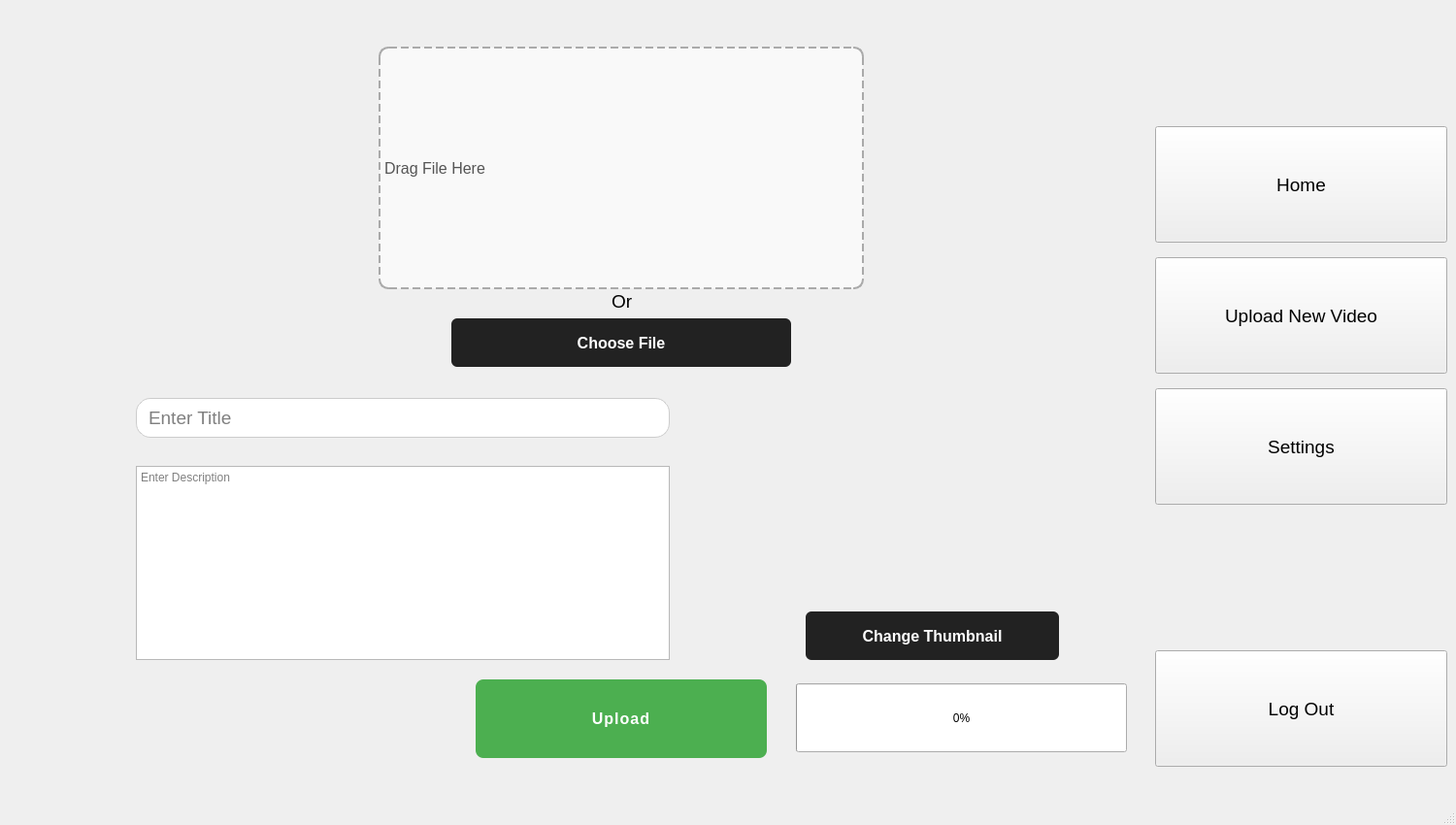
<?xml version="1.0" encoding="UTF-8"?>
<ui version="4.0">
 <class>MainWindow</class>
 <widget class="QMainWindow" name="MainWindow">
  <property name="geometry">
   <rect>
    <x>0</x>
    <y>0</y>
    <width>1500</width>
    <height>850</height>
   </rect>
  </property>
  <property name="windowTitle">
   <string>MainWindow</string>
  </property>
  <widget class="QWidget" name="centralwidget">
   <widget class="QPushButton" name="settings_button">
    <property name="geometry">
     <rect>
      <x>1190</x>
      <y>400</y>
      <width>301</width>
      <height>120</height>
     </rect>
    </property>
    <property name="font">
     <font>
      <pointsize>14</pointsize>
     </font>
    </property>
    <property name="text">
     <string>Settings</string>
    </property>
   </widget>
   <widget class="QLabel" name="label_4">
    <property name="geometry">
     <rect>
      <x>1430</x>
      <y>710</y>
      <width>41</width>
      <height>51</height>
     </rect>
    </property>
    <property name="text">
     <string/>
    </property>
    <property name="pixmap">
     <pixmap>log_out-removebg-preview.png</pixmap>
    </property>
    <property name="scaledContents">
     <bool>true</bool>
    </property>
   </widget>
   <widget class="QPushButton" name="upload_button">
    <property name="geometry">
     <rect>
      <x>1190</x>
      <y>265</y>
      <width>301</width>
      <height>120</height>
     </rect>
    </property>
    <property name="font">
     <font>
      <pointsize>14</pointsize>
     </font>
    </property>
    <property name="text">
     <string>Upload New Video</string>
    </property>
   </widget>
   <widget class="QLabel" name="label_2">
    <property name="geometry">
     <rect>
      <x>1420</x>
      <y>430</y>
      <width>60</width>
      <height>60</height>
     </rect>
    </property>
    <property name="text">
     <string/>
    </property>
    <property name="pixmap">
     <pixmap>settings-removebg-preview.png</pixmap>
    </property>
    <property name="scaledContents">
     <bool>true</bool>
    </property>
   </widget>
   <widget class="QLabel" name="label_3">
    <property name="geometry">
     <rect>
      <x>1180</x>
      <y>0</y>
      <width>291</width>
      <height>111</height>
     </rect>
    </property>
    <property name="text">
     <string/>
    </property>
    <property name="pixmap">
     <pixmap>logo-removebg-preview (1).png</pixmap>
    </property>
    <property name="scaledContents">
     <bool>true</bool>
    </property>
   </widget>
   <widget class="QLabel" name="label_5">
    <property name="geometry">
     <rect>
      <x>1420</x>
      <y>160</y>
      <width>60</width>
      <height>60</height>
     </rect>
    </property>
    <property name="text">
     <string/>
    </property>
    <property name="pixmap">
     <pixmap>home-removebg-preview.png</pixmap>
    </property>
    <property name="scaledContents">
     <bool>true</bool>
    </property>
   </widget>
   <widget class="QPushButton" name="Logout_button">
    <property name="geometry">
     <rect>
      <x>1190</x>
      <y>670</y>
      <width>301</width>
      <height>120</height>
     </rect>
    </property>
    <property name="font">
     <font>
      <pointsize>14</pointsize>
     </font>
    </property>
    <property name="text">
     <string>Log Out</string>
    </property>
   </widget>
   <widget class="QLabel" name="label">
    <property name="geometry">
     <rect>
      <x>1420</x>
      <y>290</y>
      <width>70</width>
      <height>70</height>
     </rect>
    </property>
    <property name="text">
     <string/>
    </property>
    <property name="pixmap">
     <pixmap>upload-removebg-preview.png</pixmap>
    </property>
    <property name="scaledContents">
     <bool>true</bool>
    </property>
   </widget>
   <widget class="QPushButton" name="home_button">
    <property name="geometry">
     <rect>
      <x>1190</x>
      <y>130</y>
      <width>301</width>
      <height>120</height>
     </rect>
    </property>
    <property name="font">
     <font>
      <pointsize>14</pointsize>
     </font>
    </property>
    <property name="text">
     <string>Home</string>
    </property>
   </widget>
   <widget class="QLabel" name="drop_label">
    <property name="geometry">
     <rect>
      <x>390</x>
      <y>48</y>
      <width>500</width>
      <height>250</height>
     </rect>
    </property>
    <property name="styleSheet">
     <string notr="true">border: 2px dashed #aaa;
    border-radius: 10px;
    background-color: #f9f9f9;
    color: #555;
    font-size: 16px;
    qproperty-alignment: AlignCenter;
</string>
    </property>
    <property name="text">
     <string>Drag File Here</string>
    </property>
   </widget>
   <widget class="QPushButton" name="chooseFileButton">
    <property name="geometry">
     <rect>
      <x>465</x>
      <y>328</y>
      <width>350</width>
      <height>50</height>
     </rect>
    </property>
    <property name="styleSheet">
     <string notr="true">QPushButton#chooseFileButton {
    background-color: #222;
    color: white;
    padding: 10px 20px;
    border: none;
    border-radius: 6px;
    font-size: 16px;
    font-weight: bold;
}

QPushButton#chooseFileButton:hover {
    background-color: #333;
}

QPushButton#chooseFileButton:pressed {
    background-color: #111;
}
</string>
    </property>
    <property name="text">
     <string>Choose File</string>
    </property>
   </widget>
   <widget class="QLabel" name="label_7">
    <property name="geometry">
     <rect>
      <x>630</x>
      <y>300</y>
      <width>101</width>
      <height>21</height>
     </rect>
    </property>
    <property name="font">
     <font>
      <pointsize>14</pointsize>
     </font>
    </property>
    <property name="text">
     <string>Or</string>
    </property>
   </widget>
   <widget class="QProgressBar" name="uploadProgressBar">
    <property name="geometry">
     <rect>
      <x>820</x>
      <y>704</y>
      <width>341</width>
      <height>71</height>
     </rect>
    </property>
    <property name="value">
     <number>0</number>
    </property>
   </widget>
   <widget class="QPushButton" name="uploadButton">
    <property name="geometry">
     <rect>
      <x>490</x>
      <y>700</y>
      <width>300</width>
      <height>81</height>
     </rect>
    </property>
    <property name="styleSheet">
     <string notr="true">QPushButton#uploadButton {
    background-color: #4CAF50; /* ירוק מודרני */
    color: white;
    padding: 12px 24px;
    border: none;
    border-radius: 8px;
    font-size: 16px;
    font-weight: bold;
    text-transform: uppercase;
    letter-spacing: 1px;
}

QPushButton#uploadButton:hover {
    background-color: #45a049;
}

QPushButton#uploadButton:pressed {
    background-color: #3e8e41;
}</string>
    </property>
    <property name="text">
     <string>Upload</string>
    </property>
   </widget>
   <widget class="QLabel" name="label_8">
    <property name="geometry">
     <rect>
      <x>710</x>
      <y>720</y>
      <width>41</width>
      <height>41</height>
     </rect>
    </property>
    <property name="text">
     <string/>
    </property>
    <property name="pixmap">
     <pixmap>upload_button-removebg-preview.png</pixmap>
    </property>
    <property name="scaledContents">
     <bool>true</bool>
    </property>
   </widget>
   <widget class="QLabel" name="label_9">
    <property name="geometry">
     <rect>
      <x>668</x>
      <y>145</y>
      <width>91</width>
      <height>61</height>
     </rect>
    </property>
    <property name="text">
     <string/>
    </property>
    <property name="pixmap">
     <pixmap>file_button-removebg-preview.png</pixmap>
    </property>
    <property name="scaledContents">
     <bool>true</bool>
    </property>
   </widget>
   <widget class="QLineEdit" name="title_text">
    <property name="geometry">
     <rect>
      <x>140</x>
      <y>410</y>
      <width>550</width>
      <height>41</height>
     </rect>
    </property>
    <property name="font">
     <font>
      <pointsize>14</pointsize>
     </font>
    </property>
    <property name="styleSheet">
     <string notr="true">border: 1px solid #ccc;
    border-radius: 15px;
    padding: 6px 10px;
    background-color: white;
</string>
    </property>
    <property name="placeholderText">
     <string>Enter Title</string>
    </property>
   </widget>
   <widget class="QLabel" name="thumb_label">
    <property name="geometry">
     <rect>
      <x>770</x>
      <y>410</y>
      <width>381</width>
      <height>211</height>
     </rect>
    </property>
    <property name="text">
     <string/>
    </property>
    <property name="pixmap">
     <pixmap>no_thumb.png</pixmap>
    </property>
    <property name="scaledContents">
     <bool>true</bool>
    </property>
   </widget>
   <widget class="QPushButton" name="change_thumbnail">
    <property name="geometry">
     <rect>
      <x>830</x>
      <y>630</y>
      <width>261</width>
      <height>50</height>
     </rect>
    </property>
    <property name="styleSheet">
     <string notr="true">QPushButton#change_thumbnail {
    background-color: #222;
    color: white;
    padding: 10px 20px;
    border: none;
    border-radius: 6px;
    font-size: 16px;
    font-weight: bold;
}

QPushButton#change_thumbnail:hover {
    background-color: #333;
}

QPushButton#change_thumbnail:pressed {
    background-color: #111;
}
</string>
    </property>
    <property name="text">
     <string>Change Thumbnail</string>
    </property>
   </widget>
   <widget class="QTextEdit" name="description_text">
    <property name="geometry">
     <rect>
      <x>140</x>
      <y>480</y>
      <width>550</width>
      <height>200</height>
     </rect>
    </property>
    <property name="html">
     <string>&lt;!DOCTYPE HTML PUBLIC &quot;-//W3C//DTD HTML 4.0//EN&quot; &quot;http://www.w3.org/TR/REC-html40/strict.dtd&quot;&gt;
&lt;html&gt;&lt;head&gt;&lt;meta name=&quot;qrichtext&quot; content=&quot;1&quot; /&gt;&lt;style type=&quot;text/css&quot;&gt;
p, li { white-space: pre-wrap; }
&lt;/style&gt;&lt;/head&gt;&lt;body style=&quot; font-family:'MS Shell Dlg 2'; font-size:8.25pt; font-weight:400; font-style:normal;&quot;&gt;
&lt;p style=&quot;-qt-paragraph-type:empty; margin-top:0px; margin-bottom:0px; margin-left:0px; margin-right:0px; -qt-block-indent:0; text-indent:0px;&quot;&gt;&lt;br /&gt;&lt;/p&gt;&lt;/body&gt;&lt;/html&gt;</string>
    </property>
    <property name="placeholderText">
     <string>Enter Description</string>
    </property>
   </widget>
   <widget class="QLabel" name="error_label">
    <property name="geometry">
     <rect>
      <x>120</x>
      <y>210</y>
      <width>241</width>
      <height>161</height>
     </rect>
    </property>
    <property name="font">
     <font>
      <pointsize>16</pointsize>
     </font>
    </property>
    <property name="text">
     <string/>
    </property>
   </widget>
   <zorder>Logout_button</zorder>
   <zorder>settings_button</zorder>
   <zorder>label_4</zorder>
   <zorder>upload_button</zorder>
   <zorder>label_2</zorder>
   <zorder>label_3</zorder>
   <zorder>label</zorder>
   <zorder>home_button</zorder>
   <zorder>label_5</zorder>
   <zorder>drop_label</zorder>
   <zorder>chooseFileButton</zorder>
   <zorder>label_7</zorder>
   <zorder>uploadProgressBar</zorder>
   <zorder>uploadButton</zorder>
   <zorder>label_8</zorder>
   <zorder>label_9</zorder>
   <zorder>title_text</zorder>
   <zorder>thumb_label</zorder>
   <zorder>change_thumbnail</zorder>
   <zorder>description_text</zorder>
   <zorder>error_label</zorder>
  </widget>
  <widget class="QMenuBar" name="menubar">
   <property name="geometry">
    <rect>
     <x>0</x>
     <y>0</y>
     <width>1500</width>
     <height>21</height>
    </rect>
   </property>
  </widget>
  <widget class="QStatusBar" name="statusbar"/>
 </widget>
 <resources/>
 <connections/>
</ui>
